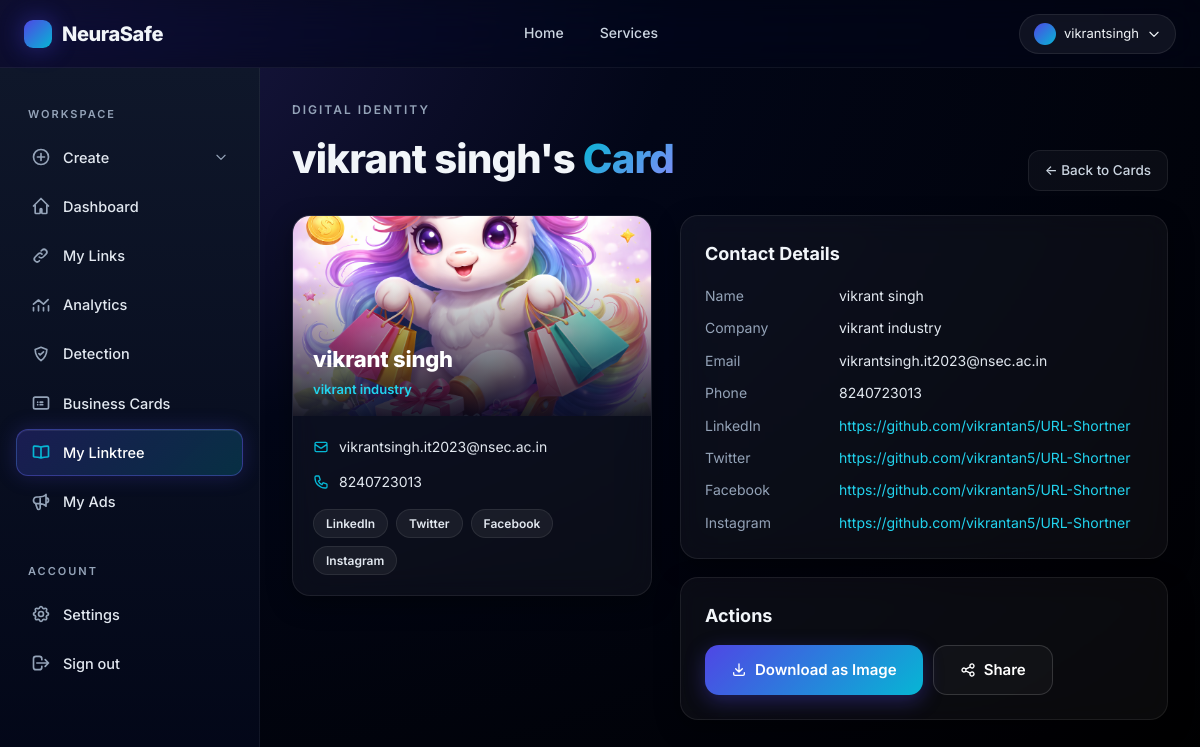
Screenshot of /business_card/business-cards/2/ (signed in) with the database file from the repository.
### business_card/models.py (models this page shows, shortened)
class UserBusinessCard(models.Model):
    user = models.ForeignKey(User, on_delete=models.CASCADE)
    template = models.ForeignKey(BusinessCardTemplate, on_delete=models.CASCADE, blank=True, null=True)
    custom_template_image = models.ImageField(upload_to='custom_templates/', blank=True, null=True)
    name = models.CharField(max_length=100)
    company_name = models.CharField(max_length=100)
    email = models.EmailField()
    phone_number = models.CharField(max_length=15)
    linkedin = models.URLField(blank=True, null=True)
    twitter = models.URLField(blank=True, null=True)
    facebook = models.URLField(blank=True, null=True)
    instagram = models.URLField(blank=True, null=True)
    created_at = models.DateTimeField(auto_now_add=True)
    logo = models.ImageField(upload_to='logos/', blank=True, null=True)

### business_card/views.py (the view)
# urls.py: path('business-cards/<int:pk>/', views.business_card_detail, name='business_card_detail'),
@login_required
def business_card_detail(request, pk):
    business_card = get_object_or_404(UserBusinessCard, pk=pk)
    return render(request, 'business_card/business_card_detail.html', {'business_card': business_card})

### templates/business_card/business_card_detail.html (shortened to what this page needs)
{% extends "basehome/base.html" %}
{% load static %}
{% block content %}
<div class="ns-app-content" data-testid="business-card-detail-root">
  <div class="animate-fade-in-up" style="margin-bottom: 24px; display: flex; align-items: flex-end; justify-content: space-between; gap: 18px; flex-wrap: wrap;">
    <div>
      <p style="color: var(--text-muted); font-size: 12px; letter-spacing: 2px; text-transform: uppercase; font-weight: 600; margin: 0 0 8px;">Digital Identity</p>
      <h1 style="font-size: clamp(28px, 4vw, 40px); font-weight: 800; letter-spacing: -0.02em; margin: 0;">
        {{ business_card.name }}'s <span class="text-gradient-cyan">Card</span>
      </h1>
    </div>
    <a href="{% url 'business_card_list' %}" class="ns-btn-ghost">← Back to Cards</a>
  </div>
  <div style="display: grid; grid-template-columns: minmax(0, 360px) minmax(0, 1fr); gap: 28px; align-items: start;" class="ns-card-detail-split">
    <div id="business-card" class="ns-card animate-fade-in-up delay-1" style="padding: 0; overflow: hidden;">
      <div style="position: relative; height: 200px; overflow: hidden;">
        {% if business_card.custom_template_image %}
          <img src="{{ business_card.custom_template_image.url }}" alt="Cover" style="width: 100%; height: 100%; object-fit: cover;">
        {% else %}
          <img src="{{ business_card.template.image.url }}" alt="Cover" style="width: 100%; height: 100%; object-fit: cover;">
        {% endif %}
        <div style="position: absolute; inset: 0; background: linear-gradient(180deg, rgba(2,6,23,0) 30%, rgba(2,6,23,0.9) 100%);"></div>
        <div style="position: absolute; bottom: 16px; left: 20px; right: 20px;">
          <p style="color: #fff; font-size: 22px; font-weight: 800; margin: 0; letter-spacing: -0.01em;">{{ business_card.name }}</p>
          {% if business_card.company_name %}<p style="color: var(--secondary-400); font-size: 13px; font-weight: 600; margin: 2px 0 0;">{{ business_card.company_name }}</p>{% endif %}
        </div>
      </div>
      <div style="padding: 20px; display: flex; flex-direction: column; gap: 12px;">
        {% if business_card.email %}
        <div style="display: flex; align-items: center; gap: 10px; font-size: 14px; color: var(--text-soft);">
          <svg width="16" height="16" fill="none" stroke="currentColor" viewBox="0 0 24 24" style="color: var(--secondary); flex-shrink: 0;"><path stroke-linecap="round" stroke-linejoin="round" stroke-width="2" d="M3 8l7.89 5.26a2 2 0 002.22 0L21 8M5 19h14a2 2 0 002-2V7a2 2 0 00-2-2H5a2 2 0 00-2 2v10a2 2 0 002 2z"/></svg>
          <span style="word-break: break-all;">{{ business_card.email }}</span>
        </div>
        {% endif %}
        {% if business_card.phone_number %}
        <div style="display: flex; align-items: center; gap: 10px; font-size: 14px; color: var(--text-soft);">
          {{ business_card.phone_number }}
        </div>
        {% endif %}
        <div style="display: flex; flex-wrap: wrap; gap: 8px; margin-top: 4px;">
          {% if business_card.linkedin %}<a href="{{ business_card.linkedin }}" target="_blank" class="ns-badge" style="text-decoration: none;">LinkedIn</a>{% endif %}
          {% if business_card.twitter %}<a href="{{ business_card.twitter }}" target="_blank" class="ns-badge" style="text-decoration: none;">Twitter</a>{% endif %}
          {% if business_card.facebook %}<a href="{{ business_card.facebook }}" target="_blank" class="ns-badge" style="text-decoration: none;">Facebook</a>{% endif %}
          {% if business_card.instagram %}<a href="{{ business_card.instagram }}" target="_blank" class="ns-badge" style="text-decoration: none;">Instagram</a>{% endif %}
        </div>
      </div>
    </div>
    <div style="display: flex; flex-direction: column; gap: 18px;">
      <div class="ns-card animate-fade-in-up delay-2" style="padding: 24px;">
        <h2 style="font-size: 18px; font-weight: 700; margin: 0 0 16px;">Contact Details</h2>
        <div style="display: grid; grid-template-columns: 120px 1fr; gap: 10px 14px; font-size: 14px;">
          <span style="color: var(--text-muted);">Name</span><span style="color: var(--text-soft);">{{ business_card.name|default:"—" }}</span>
          <span style="color: var(--text-muted);">Company</span><span style="color: var(--text-soft);">{{ business_card.company_name|default:"—" }}</span>
          <span style="color: var(--text-muted);">Email</span><span style="color: var(--text-soft); word-break: break-all;">{{ business_card.email|default:"—" }}</span>
          <span style="color: var(--text-muted);">Phone</span><span style="color: var(--text-soft);">{{ business_card.phone_number|default:"—" }}</span>
          {% if business_card.linkedin %}<span style="color: var(--text-muted);">LinkedIn</span><a href="{{ business_card.linkedin }}" style="color: var(--secondary-400); word-break: break-all; text-decoration: none;">{{ business_card.linkedin }}</a>{% endif %}
          {% if business_card.twitter %}<span style="color: var(--text-muted);">Twitter</span><a href="{{ business_card.twitter }}" style="color: var(--secondary-400); word-break: break-all; text-decoration: none;">{{ business_card.twitter }}</a>{% endif %}
          {% if business_card.facebook %}<span style="color: var(--text-muted);">Facebook</span><a href="{{ business_card.facebook }}" style="color: var(--secondary-400); word-break: break-all; text-decoration: none;">{{ business_card.facebook }}</a>{% endif %}
          {% if business_card.instagram %}<span style="color: var(--text-muted);">Instagram</span><a href="{{ business_card.instagram }}" style="color: var(--secondary-400); word-break: break-all; text-decoration: none;">{{ business_card.instagram }}</a>{% endif %}
        </div>
      </div>
      <div class="ns-card animate-fade-in-up delay-3" style="padding: 24px;">
        <h2 style="font-size: 18px; font-weight: 700; margin: 0 0 14px;">Actions</h2>
        <div style="display: flex; gap: 10px; flex-wrap: wrap;">
          <button id="downloadBtn" class="ns-btn-primary" data-testid="download-card-btn">
            <svg width="16" height="16" fill="none" stroke="currentColor" viewBox="0 0 24 24"><path stroke-linecap="round" stroke-linejoin="round" stroke-width="2" d="M4 16v2a2 2 0 002 2h12a2 2 0 002-2v-2M7 10l5 5 5-5M12 15V3"/></svg>
            Download as Image
          </button>
          <button id="share-button" class="ns-btn-outline" data-testid="share-card-btn">
            Share
          </button>
        </div>
      </div>
    </div>
  </div>
</div>
{% endblock %}

### templates/basehome/base.html (shortened to what this page needs)
{% load compress %}
{% load static %}
{% load chat_tags %}
<!DOCTYPE html>
<html lang="en">
<head>
  {% compress css %}
  <link rel="stylesheet" href="{% static 'src/output.css' %}" />
  {% endcompress %}
  <link rel="stylesheet" href="{% static 'css/modern-theme.css' %}" />
</head>
<body class="p-0 m-0">
<nav class="ns-navbar" aria-label="Primary">
  <div class="ns-navbar-inner">
    <a href="{% url 'landingpage' %}" class="ns-brand" data-testid="brand-home-link">
      <span class="ns-logo-dot"></span>
      <span>NeuraSafe</span>
    </a>
    <div class="ns-nav-links" role="navigation">
      <a href="{% url 'landingpage' %}" data-testid="nav-home">Home</a>
      <a href="{% url 'service' %}" data-testid="nav-services">Services</a>
    </div>
    <div class="ns-nav-cta">
      {% if user.is_authenticated %}
        <div style="position: relative;">
          <button id="user-menu-button" class="ns-user-chip" data-testid="user-menu-button" type="button" aria-haspopup="true" aria-expanded="false">
            <span class="ns-avatar"></span>
            <span>{{ user.username }}</span>
            <svg width="14" height="14" fill="none" stroke="currentColor" viewBox="0 0 24 24"><path stroke-linecap="round" stroke-linejoin="round" stroke-width="2" d="M19 9l-7 7-7-7"/></svg>
          </button>
        </div>
      {% else %}
        <a href="{% url 'login' %}" class="ns-btn-ghost" data-testid="nav-login">Login</a>
        <a href="{% url 'signup' %}" class="ns-btn-primary" style="padding: 9px 20px; font-size: 14px;" data-testid="nav-signup">Get Started</a>
      {% endif %}
    </div>
  </div>
</nav>
{% if user.is_authenticated %}
<aside id="ns-sidebar" class="ns-sidebar" aria-label="Application">
  <div class="ns-section-label">Workspace</div>
  <ul>
    <li x-data="{ open: {% if request.resolver_match.url_name in 'userdashboard customize_short_url generate_qr_code create_landing_page create_business_card' %}true{% else %}false{% endif %} }">
      <button @click="open = !open" class="ns-nav-item" data-testid="sidebar-create-toggle" type="button">
        <svg xmlns="http://www.w3.org/2000/svg" fill="none" stroke="currentColor" viewBox="0 0 24 24"><path stroke-linecap="round" stroke-linejoin="round" stroke-width="2" d="M12 7.757v8.486M7.757 12h8.486M21 12a9 9 0 1 1-18 0 9 9 0 0 1 18 0Z"/></svg>
        <span style="flex:1; text-align:left;">Create</span>
        <svg :class="{ 'rotate-180': open }" style="width:14px; height:14px; transition: transform 0.25s ease;" fill="none" stroke="currentColor" viewBox="0 0 24 24"><path stroke-linecap="round" stroke-linejoin="round" stroke-width="2" d="M19 9l-7 7-7-7"/></svg>
      </button>
    </li>
    <li><a href="{% url 'dashboard' %}" class="ns-nav-item {% if request.resolver_match.url_name == 'dashboard' %}active{% endif %}" data-testid="sidebar-dashboard">
      <svg xmlns="http://www.w3.org/2000/svg" fill="none" stroke="currentColor" viewBox="0 0 24 24"><path stroke-linecap="round" stroke-linejoin="round" stroke-width="2" d="M3 12l9-9 9 9M5 10v10a1 1 0 001 1h4a1 1 0 001-1v-4a1 1 0 011-1h0a1 1 0 011 1v4a1 1 0 001 1h4a1 1 0 001-1V10"/></svg>
      <span>Dashboard</span>
    </a></li>
    <li><a href="{% url 'user_links' %}" class="ns-nav-item {% if request.resolver_match.url_name == 'user_links' %}active{% endif %}" data-testid="sidebar-links">
      <span>My Links</span>
    </a></li>
    <li><a href="{% url 'analytics_view' %}" class="ns-nav-item {% if request.resolver_match.url_name == 'analytics_view' %}active{% endif %}" data-testid="sidebar-analytics">
      <svg xmlns="http://www.w3.org/2000/svg" fill="none" stroke="currentColor" viewBox="0 0 24 24"><path stroke-linecap="round" stroke-linejoin="round" stroke-width="2" d="M3 15v4m6-6v6m6-4v4m6-6v6M3 11l6-5 6 5 5.5-5.5"/></svg>
      <span>Analytics</span>
    </a></li>
<li>
    <a href="{% url 'predict' %}" class="ns-nav-item {% if request.resolver_match.url_name == 'predict' %}active{% endif %}" data-testid="sidebar-detection">
        <span>Detection</span>
    </a>
</li>
    <li><a href="{% url 'business_card_list' %}" class="ns-nav-item {% if request.resolver_match.url_name == 'business_card_list' %}active{% endif %}" data-testid="sidebar-business-card">
      <svg xmlns="http://www.w3.org/2000/svg" fill="none" stroke="currentColor" viewBox="0 0 24 24"><path stroke-linecap="round" stroke-linejoin="round" stroke-width="2" d="M3 7a2 2 0 012-2h14a2 2 0 012 2v10a2 2 0 01-2 2H5a2 2 0 01-2-2V7zM8 11h.01M11 11h3M8 14h.01M11 14h3"/></svg>
      <span>Business Cards</span>
    </a></li>
    <li><a href="{% url 'profile_dashboard' %}" class="ns-nav-item ns-nav-item-featured {% if request.resolver_match.url_name == 'profile_dashboard' %}active{% endif %}" data-testid="sidebar-linktree">
      <span>My Linktree</span>
    </a></li>
    <li><a href="{% url 'my_content' %}" class="ns-nav-item {% if request.resolver_match.url_name == 'my_content' %}active{% endif %}" data-testid="sidebar-my-ads">
      <span>My Ads</span>
    </a></li>
  </ul>
  <div class="ns-section-label" style="margin-top: 24px;">Account</div>
  <ul>
    <li><a href="{% url 'settings' %}" class="ns-nav-item {% if request.resolver_match.url_name == 'settings' %}active{% endif %}" data-testid="sidebar-settings">
      <span>Settings</span>
    </a></li>
    <li><a href="{% url 'logout' %}" class="ns-nav-item" data-testid="sidebar-logout">
      <svg xmlns="http://www.w3.org/2000/svg" fill="none" stroke="currentColor" viewBox="0 0 24 24"><path stroke-linecap="round" stroke-linejoin="round" stroke-width="2" d="M17 16l4-4m0 0l-4-4m4 4H7m6 4v1a3 3 0 01-3 3H6a3 3 0 01-3-3V7a3 3 0 013-3h4a3 3 0 013 3v1"/></svg>
      <span>Sign out</span>
    </a></li>
  </ul>
</aside>
{% endif %}
<div id="contentss">
  {% block content %}{% endblock %}
</div>
</body>
</html>

### rows the page displays
UserBusinessCard: name "vikrant singh", custom_template_image (picture), company_name "vikrant industry", email "vikrantsingh.it2023@nsec.ac.in", phone_number "8240723013", linkedin "https://github.com/vikrantan5/URL-Shortner", twitter "https://github.com/vikrantan5/URL-Shortner", facebook "https://github.com/vikrantan5/URL-Shortner", instagram "https://github.com/vikrantan5/URL-Shortner"

### other values shown
{{ user.username }} "vikrantsingh"
